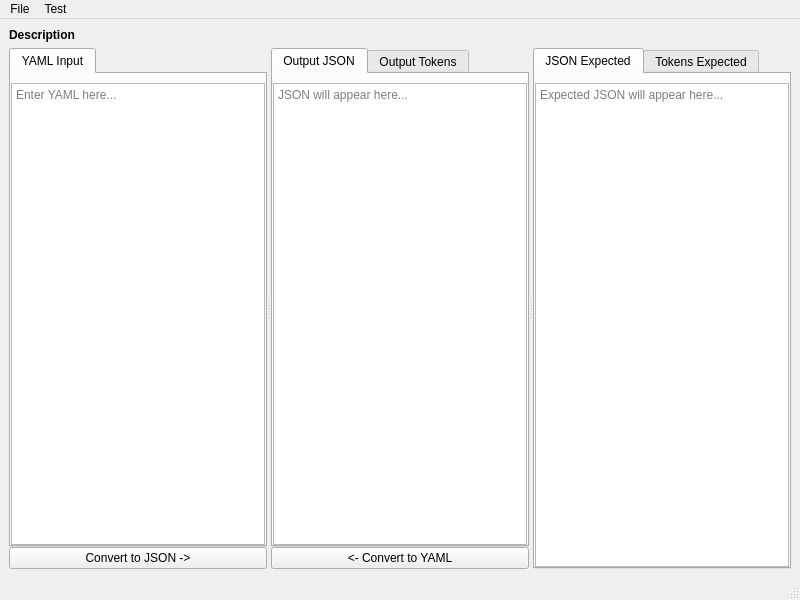
<?xml version="1.0" encoding="UTF-8"?>
<ui version="4.0">
 <class>MainWindow</class>
 <widget class="QMainWindow" name="MainWindow">
  <property name="geometry">
   <rect>
    <x>0</x>
    <y>0</y>
    <width>800</width>
    <height>600</height>
   </rect>
  </property>
  <property name="windowTitle">
   <string>YAML to JSON Test Suite</string>
  </property>
  <widget class="QWidget" name="centralwidget">
   <layout class="QVBoxLayout" name="verticalLayout" stretch="0,1">
    <item>
     <widget class="QLabel" name="lblDescription">
      <property name="styleSheet">
       <string notr="true">font-weight:bold</string>
      </property>
      <property name="text">
       <string>Description</string>
      </property>
      <property name="wordWrap">
       <bool>true</bool>
      </property>
     </widget>
    </item>
    <item>
     <widget class="QSplitter" name="splitter">
      <property name="orientation">
       <enum>Qt::Orientation::Horizontal</enum>
      </property>
      <widget class="QWidget" name="layoutWidgetInput">
       <layout class="QVBoxLayout" name="verticalLayout_8">
        <property name="spacing">
         <number>0</number>
        </property>
        <property name="bottomMargin">
         <number>0</number>
        </property>
        <item>
         <widget class="QTabWidget" name="tabWidgetInput">
          <property name="currentIndex">
           <number>0</number>
          </property>
          <widget class="QWidget" name="tabInputYAML">
           <attribute name="title">
            <string>YAML Input</string>
           </attribute>
           <layout class="QVBoxLayout" name="verticalLayout_2">
            <property name="leftMargin">
             <number>0</number>
            </property>
            <property name="rightMargin">
             <number>0</number>
            </property>
            <property name="bottomMargin">
             <number>0</number>
            </property>
            <item>
             <widget class="QPlainTextEdit" name="txtYAML">
              <property name="placeholderText">
               <string>Enter YAML here...</string>
              </property>
             </widget>
            </item>
           </layout>
          </widget>
         </widget>
        </item>
        <item>
         <widget class="QPushButton" name="cmdConvertToJson">
          <property name="text">
           <string>Convert to JSON -&gt;</string>
          </property>
         </widget>
        </item>
       </layout>
      </widget>
      <widget class="QWidget" name="layoutWidgetOutput">
       <layout class="QVBoxLayout" name="verticalLayout_7">
        <property name="spacing">
         <number>0</number>
        </property>
        <property name="bottomMargin">
         <number>0</number>
        </property>
        <item>
         <widget class="QTabWidget" name="tabWidgetOutput">
          <property name="currentIndex">
           <number>0</number>
          </property>
          <widget class="QWidget" name="tabOutputJson">
           <attribute name="title">
            <string>Output JSON</string>
           </attribute>
           <layout class="QVBoxLayout" name="verticalLayout_3">
            <property name="leftMargin">
             <number>0</number>
            </property>
            <property name="rightMargin">
             <number>0</number>
            </property>
            <property name="bottomMargin">
             <number>0</number>
            </property>
            <item>
             <widget class="QPlainTextEdit" name="txtJson">
              <property name="placeholderText">
               <string>JSON will appear here...</string>
              </property>
             </widget>
            </item>
           </layout>
          </widget>
          <widget class="QWidget" name="tabOutputTokens">
           <attribute name="title">
            <string>Output Tokens</string>
           </attribute>
           <layout class="QVBoxLayout" name="verticalLayout_6">
            <property name="leftMargin">
             <number>0</number>
            </property>
            <property name="rightMargin">
             <number>0</number>
            </property>
            <property name="bottomMargin">
             <number>0</number>
            </property>
            <item>
             <widget class="QPlainTextEdit" name="txtTokensOutput">
              <property name="placeholderText">
               <string>Output tokens will appear here...</string>
              </property>
             </widget>
            </item>
           </layout>
          </widget>
         </widget>
        </item>
        <item>
         <widget class="QPushButton" name="cmdConvertToYAML">
          <property name="text">
           <string>&lt;- Convert to YAML</string>
          </property>
         </widget>
        </item>
       </layout>
      </widget>
      <widget class="QTabWidget" name="tabWidget">
       <property name="currentIndex">
        <number>0</number>
       </property>
       <widget class="QWidget" name="tabJsonExpected">
        <attribute name="title">
         <string>JSON Expected</string>
        </attribute>
        <layout class="QVBoxLayout" name="verticalLayout_4">
         <property name="leftMargin">
          <number>0</number>
         </property>
         <property name="rightMargin">
          <number>0</number>
         </property>
         <property name="bottomMargin">
          <number>0</number>
         </property>
         <item>
          <widget class="QPlainTextEdit" name="txtJsonExpected">
           <property name="placeholderText">
            <string>Expected JSON will appear here...</string>
           </property>
          </widget>
         </item>
        </layout>
       </widget>
       <widget class="QWidget" name="tabTokensExpected">
        <attribute name="title">
         <string>Tokens Expected</string>
        </attribute>
        <layout class="QVBoxLayout" name="verticalLayout_5">
         <property name="leftMargin">
          <number>0</number>
         </property>
         <property name="rightMargin">
          <number>0</number>
         </property>
         <property name="bottomMargin">
          <number>0</number>
         </property>
         <item>
          <widget class="QPlainTextEdit" name="txtTokensExpected">
           <property name="placeholderText">
            <string>Expected tokens will appear here...</string>
           </property>
          </widget>
         </item>
        </layout>
       </widget>
      </widget>
     </widget>
    </item>
   </layout>
  </widget>
  <widget class="QMenuBar" name="menubar">
   <property name="geometry">
    <rect>
     <x>0</x>
     <y>0</y>
     <width>800</width>
     <height>22</height>
    </rect>
   </property>
   <widget class="QMenu" name="menuFile">
    <property name="title">
     <string>File</string>
    </property>
    <addaction name="actionLoadYAML"/>
    <addaction name="actionRecent_Files"/>
   </widget>
   <widget class="QMenu" name="menuTest">
    <property name="title">
     <string>Test</string>
    </property>
    <widget class="QMenu" name="menuGenerateTestData">
     <property name="title">
      <string>Generate Test Data</string>
     </property>
     <addaction name="actionTestSuite_2022_01_17"/>
    </widget>
    <addaction name="menuGenerateTestData"/>
    <addaction name="actionTestDataFolder"/>
   </widget>
   <addaction name="menuFile"/>
   <addaction name="menuTest"/>
  </widget>
  <widget class="QStatusBar" name="statusbar"/>
  <action name="actionLoadYAML">
   <property name="text">
    <string>Load YAML...</string>
   </property>
  </action>
  <action name="actionTestSuite_2022_01_17">
   <property name="text">
    <string>TestSuite-2022-01-17</string>
   </property>
  </action>
  <action name="actionTestDataFolder">
   <property name="text">
    <string>TestDataFolder</string>
   </property>
  </action>
  <action name="actionRecent_Files">
   <property name="text">
    <string>Recent Files</string>
   </property>
  </action>
 </widget>
 <resources/>
 <connections/>
</ui>
